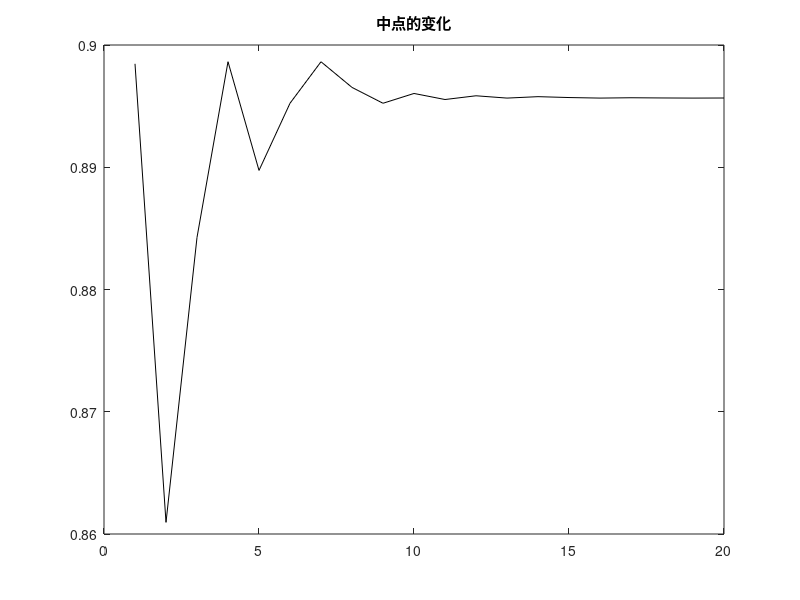

Source code (MATLAB):
% 例程 2.7  斐波那契法的收敛性验证
%  函数：  y = (1.6*sin(x)) - x
%  由区间搜索法确定的初始区间：
L = 0.16;
xh = 1.12 ; xl = xh - (2*L);
%  在定位区间内绘制函数曲线
x = xl: 0.01: xh;
y = (1.6*sin (x)) - x;
vm = zeros(1, 20);  %  预分配向量内存（存储20次迭代的区间中点值）
D = 2*L;
F1 = 8;  F0 = 5;  %  初始斐波那契数（可修改）
for n = 1:20  %  限定搜索迭代次数为20步
F2 = F1 + F0;
r = F0/F2; 
a = xl + (r*D);
ya = (1.6*sin(a)) - a ;
b = xh - (r*D);
yb = (1.6*sin(b)) - b;
if yb < ya ,
xh = b;  %  若右内点函数值更小，舍弃第三个子区间，更新上界
else
xl = a;  %  否则舍弃第一个子区间，更新下界
end;
F0 = F1;
F1 = F2;
D = xh - xl;
vm(n) = (xh + xl)/2;
%  结果可视化展示
figure(1)
plot(vm, 'k');
title('中点的变化');
end;
